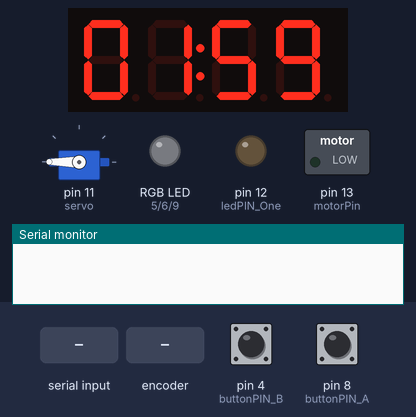
The sketch below on a simulated Arduino Uno, built with avr-gcc and run on an emulated ATmega328P. On the bench: servo, 4-digit seven-segment display, switched loads named in the sketch (green lamp = pin HIGH), an RGB LED mixed from three pins (HIGH = lit), output pins drawn as LEDs (lit = HIGH), the last lines printed to the serial monitor. The inputs (shaded band) are chosen by the test bench; at power-on: pin 4 (buttonPIN_B) HIGH, pin 8 (buttonPIN_A) HIGH.

Above: at 1.6 s.
1.7 s: "L" received over the second serial link
At 2.1 s:
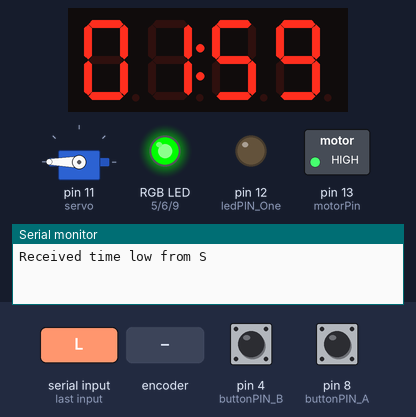
3.2 s: "T" received over the second serial link
At 4.0 s:
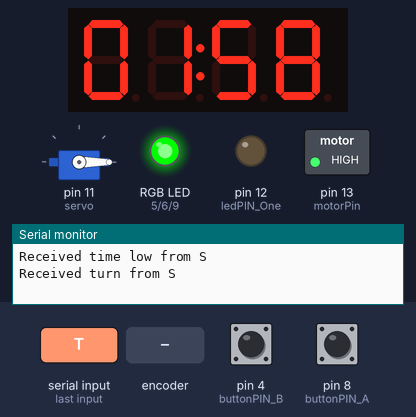
6.2 s: rotary encoder on pin 8 (buttonPIN_A) / pin 4 (buttonPIN_B) turned 3 steps (first pin leading)
At 7.5 s:
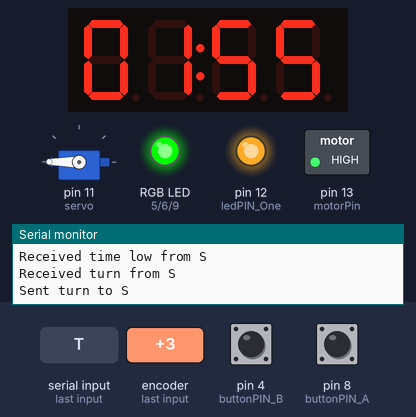
8.3 s: "T" received over the second serial link
At 9.0 s:
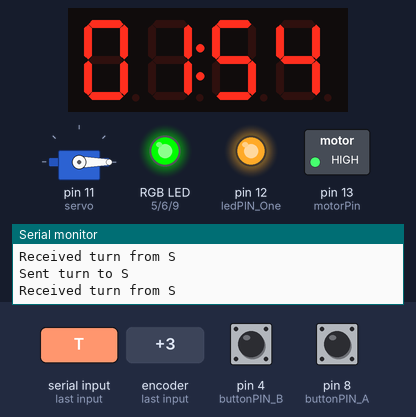
Timing chart, 0 to 12.3 s (numbered marks = the images above; inputs shaded):
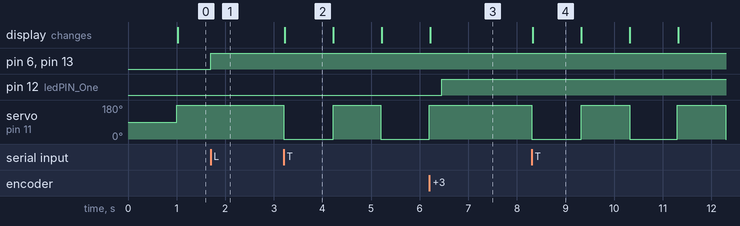

Measured:
- after the input at 1.7 s, pin 6 (RGB_Green), pin 13 (motorPin): LOW → HIGH at once; servo on pin 11 (servo): stays 180° (without the input it goes to 0° after 0.32 s)
- after the input at 3.2 s, servo on pin 11 (servo): alternates 180° for 0.98 s and 0° for 1.0 s, starting at once; the display: changes at once (image 2)
- after the input at 6.2 s, pin 12 (ledPIN_One): LOW → HIGH after 0.25 s; servo on pin 11 (servo): stays 180° (without the input it goes to 0° after 1.0 s)
- after the input at 8.3 s, servo on pin 11 (servo): alternates 180° for 1.0 s and 0° for 1.0 s, starting at once; the display: changes at once (image 4)
- what the display in image 2 shows lasts 1.0 s, from 3.2 s to 4.2 s

The sketch:

Chess-Clocks-Project.ino
```cpp
/*-----------------------------------------------
Name 1: Andres Flores / aflor45 / aflor45@uic.edu
Code contribution: Primary Arduino code

Name 2: Paola Magana  / pmaga2 / pmaga2@uic.edu
Code contribution: Secondary Arduino code

Name 3: Katie Lee-Olmstead / kleeo2@uic.edu
Code contribution: Communication between controller and primary

Name 4: Jennifer Khamdaraphone / jkham2 / jkham2@uic.edu
Code contribution: Communication between primary and secondary

Group number: 10

Project: The Final Countdown
Description: With this project, we are creating our own version of a chess clock.
This chess clock will have multiple features such as: player name display, digital
and analog time display, fan, and LEDs.

References:
- https://docs.arduino.cc/built-in-examples/digital/BlinkWithoutDelay/
- https://docs.arduino.cc/built-in-examples/digital/Button/
- https://docs.arduino.cc/built-in-examples/digital/Debounce/
- https://docs.arduino.cc/learn/electronics/lcd-displays/
- https://docs.arduino.cc/language-reference/en/functions/advanced-io/tone/
- https://docs.arduino.cc/libraries/servo/
- https://docs.arduino.cc/language-reference/en/functions/communication/serial/
- https://projecthub.arduino.cc/herolivechannel/chess-alarm-clock-using-arduino-rotary-encoder-7-segment-1511f2
- https://docs.arduino.cc/learn/communication/wire/
- https://www.instructables.com/I2C-between-Arduinos/
- https://github.com/fmalpartida/New-LiquidCrystal
----------------------------------------------*/
#include <time.h>
#include <TM1637Display.h>
#include <Servo.h>
#include <SoftwareSerial.h>

#define NOTE_C4  262
SoftwareSerial link(7,10);

// LED
const int ledPIN_One = 12;
int ledState_A = LOW;

// LED RGB
const int RGB_Red = 5;
const int RGB_Green = 6;
const int RGB_Blue = 9;
int red = 0;
int green = 0;
int blue = 0;

// Fan
int motorPin = 13;

// Buzzer
int melody = NOTE_C4;
int noteDuration = 60;
int buzzerPin = 1;

// Button 1
const int buttonPIN_A = 8;
int buttonState;
int prevButtonState = HIGH;

// Button 2
const int buttonPIN_B = 4;
int buttonState_B = HIGH;
int prevButtonState_B = LOW;


// Servo
Servo servo;
int pos = 0;

// Time
unsigned long lastDebounceTime = 0;
unsigned long lastDebounceTime_B = 0;
unsigned long debounceDelay = 50;
tm currTime;
unsigned long lastUpdate = 0;
bool turn = true;
char messageReceived;

// Time segment
TM1637Display seg(3,2);
char timeBuf[10];


void displayTime() {
  int value = currTime.tm_min * 100 + currTime.tm_sec;
  seg.showNumberDecEx(value, 0b01000000, true);
}

void sendTurn() {
  link.write('T');
  Serial.println("Sent turn to S");
}

void setup() {
  pinMode(buttonPIN_A, INPUT_PULLUP);
  pinMode(buttonPIN_B, INPUT_PULLUP);
  pinMode(ledPIN_One, OUTPUT);
  pinMode(motorPin, OUTPUT);
  Serial.begin(9600);
  link.begin(9600);

  currTime.tm_min = 2;
  currTime.tm_sec = 0;
  servo.attach(11);

  seg.setBrightness(7);
  displayTime();
}


void loop() {
  unsigned long current_Millis = millis();
  int reading_A = digitalRead(buttonPIN_A);
  int reading_B = digitalRead(buttonPIN_B);


  // Listen for message from S
  if (link.available()) {
    messageReceived = link.read();
    //Serial.println(" I'm here");

    // If message is 'time low', change RGB color to Secondary (Red)
    if (messageReceived == 'L') {
      analogWrite(RGB_Red, 255);
      analogWrite(RGB_Green, 0);
      analogWrite(RGB_Blue, 0);
      Serial.println("Received time low from S");
      analogWrite(motorPin, 150);
    }

    // If turn is done, set turn to true
    if (messageReceived == 'T') {
      Serial.println("Received turn from S");
      turn = true;
    }

    // If message is 'win', send 'lost' to C
    /*if (messageReceived == 'W') {
      // Send lost to C
    }

    // If message is 'lost', send 'win' to C
    if (messageReceived == 'L') {
      // Send win to C
    }*/
  }


  if (turn == true) {

    // Time remaining
    if (currTime.tm_min == 0 && currTime.tm_sec == 0) {
      // Send lost to C
    }

    // If message is 'time low', change RGB color to Primary (Green)
    else if (messageReceived == 'L') {
      analogWrite(RGB_Red, 0);
      analogWrite(RGB_Green, 255);
      analogWrite(RGB_Blue, 0);
      analogWrite(motorPin, 150);
    }

    else {

      if (millis() - lastUpdate >= 1000) {
        lastUpdate = millis();


      // Updating seconds
        if  ((currTime.tm_min > 0) || (currTime.tm_sec > 0)) {
          currTime.tm_sec--;

          // servo tick
          pos += 180;
          if (pos > 180) {
            pos = 0;
          }
          servo.write(pos);

          // Updating minutes
          if (currTime.tm_sec < 0) {
      	    currTime.tm_sec = 59;
      	    currTime.tm_min--;
          }
        }
        displayTime();
      }

      // if button pressed double
      // send win to C
      if (reading_B != prevButtonState_B) {
        lastDebounceTime_B = millis();
      }

      if ((millis() - lastDebounceTime_B) > debounceDelay) {
        if (reading_B != buttonState_B) {
          buttonState_B = reading_B;
        }

          if (buttonState_B == HIGH) {
            // send win;
          }
      }

      // if button pressed once
      // stop timer, turn off led, turn = false, player buzzer, send turn done
      if (reading_A != prevButtonState) {
        lastDebounceTime = millis();
      }

      if ((millis() - lastDebounceTime) > debounceDelay) {

        if (reading_A != buttonState) {
        buttonState = reading_A;


          if (buttonState == LOW) {
            analogWrite(motorPin, 150);
            ledState_A = !ledState_A;
            turn = false;
            sendTurn();

            //tone(buzzerPin, melody, noteDuration);
            // send turn done to S
          }

        }
      }
    }
  }

  digitalWrite(ledPIN_One, ledState_A);
  prevButtonState = reading_A;
}
```
